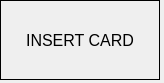
<?xml version="1.0" encoding="UTF-8"?>
<ui version="4.0">
 <class>rfid_UI</class>
 <widget class="QDialog" name="rfid_UI">
  <property name="geometry">
   <rect>
    <x>0</x>
    <y>0</y>
    <width>164</width>
    <height>83</height>
   </rect>
  </property>
  <property name="windowTitle">
   <string>Dialog</string>
  </property>
  <widget class="QWidget" name="verticalLayoutWidget">
   <property name="geometry">
    <rect>
     <x>0</x>
     <y>0</y>
     <width>160</width>
     <height>80</height>
    </rect>
   </property>
   <layout class="QVBoxLayout" name="verticalLayout">
    <item>
     <widget class="QLabel" name="label">
      <property name="font">
       <font>
        <pointsize>12</pointsize>
       </font>
      </property>
      <property name="frameShape">
       <enum>QFrame::Shape::Box</enum>
      </property>
      <property name="text">
       <string>INSERT CARD</string>
      </property>
      <property name="alignment">
       <set>Qt::AlignmentFlag::AlignCenter</set>
      </property>
     </widget>
    </item>
   </layout>
  </widget>
 </widget>
 <resources/>
 <connections/>
</ui>
